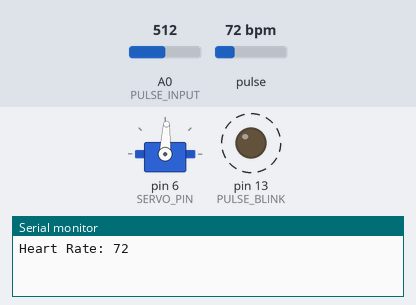
This sketch was run on a simulated Arduino Uno, built with avr-gcc and run on an emulated ATmega328P. Parts: servo, output pins drawn as LEDs (lit = HIGH), the last lines printed to the serial monitor. Dashed ring = blinking. The inputs (shaded band) are chosen by the test bench; at power-on: pulse 72 bpm, A0 (PULSE_INPUT) = 512.

Above: at 1.2 s.
1.3 s: pulse set to 42 bpm
At 2.39 s:
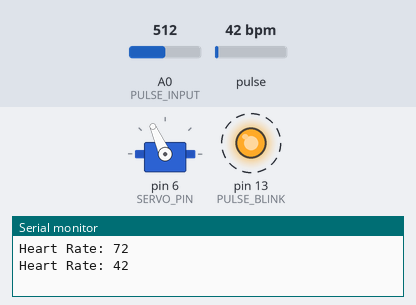
4.3 s: pulse set to 70 bpm
At 4.69 s:
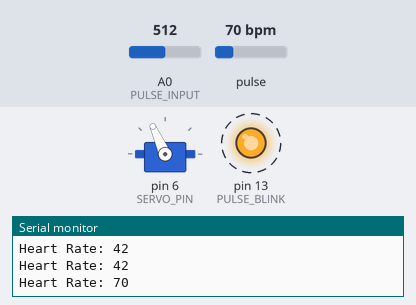
7.3 s: pulse set to 130 bpm
At 7.75 s:
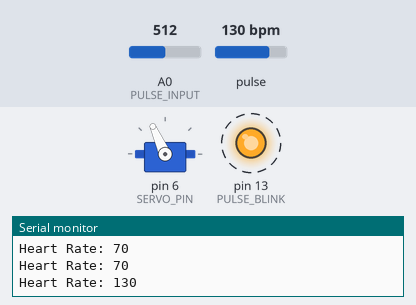
10.3 s: pulse set to 100 bpm
At 10.73 s:
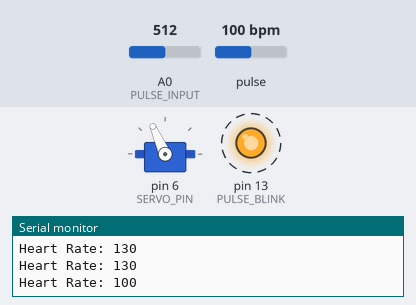
Timing chart, 0 to 14.3 s (numbered marks = the images above; inputs shaded):
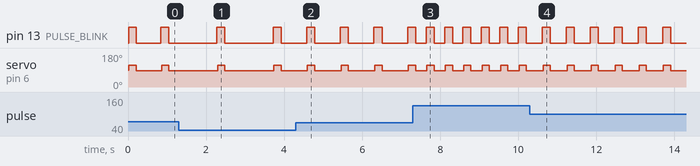

Measured:
- after the input at 1.3 s, pin 13 (PULSE_BLINK): alternates HIGH for 0.21 s and LOW for 1.2 s, starting after 0.98 s; servo on pin 6 (SERVO_PIN): alternates 114° for 0.18 s and 87° for 1.3 s, starting after 1.0 s
- after the input at 4.3 s, pin 13 (PULSE_BLINK): alternates HIGH for 0.21 s and LOW for 0.66 s, starting after 0.28 s; servo on pin 6 (SERVO_PIN): alternates 114° for 0.18 s and 87° for 0.68 s, starting after 0.30 s
- after the input at 7.3 s, pin 13 (PULSE_BLINK): alternates HIGH for 0.21 s and LOW for 0.27 s, starting after 0.34 s; servo on pin 6 (SERVO_PIN): alternates 114° for 0.18 s and 87° for 0.29 s, starting after 0.36 s
- after the input at 10.3 s, pin 13 (PULSE_BLINK): alternates HIGH for 0.21 s and LOW for 0.41 s, starting after 0.32 s; servo on pin 6 (SERVO_PIN): alternates 114° for 0.18 s and 87° for 0.43 s, starting after 0.34 s
- by itself, pin 13 (PULSE_BLINK): alternates HIGH for 0.20 s and LOW for 0.64 s
- by itself, servo on pin 6 (SERVO_PIN): alternates 114° for 0.18 s and 87° for 0.66 s

The sketch:

PulseSensor_Servo.ino
```cpp
// (licence header left out)
/*
  Include Servo.h BEFORE you include PusleSensorPlayground.h
*/
#include <Servo.h>

/*
   Every Sketch that uses the PulseSensor Playground must
   define USE_ARDUINO_INTERRUPTS before including PulseSensorPlayground.h.
   Here, #define USE_ARDUINO_INTERRUPTS true tells the library to use
   interrupts to automatically read and process PulseSensor data.

   See ProcessEverySample.ino for an example of not using interrupts.
*/
#define USE_ARDUINO_INTERRUPTS true
#include <PulseSensorPlayground.h>

/*
   The format of our output.

   Set this to PROCESSING_VISUALIZER if you're going to run
    the Processing Visualizer Sketch.
    See https://github.com/WorldFamousElectronics/PulseSensor_Amped_Processing_Visualizer

   Set this to SERIAL_PLOTTER if you're going to run
    the Arduino IDE's Serial Plotter.
*/
const int OUTPUT_TYPE = SERIAL_PLOTTER;

/*
   Pinout:
     PULSE_INPUT = Analog Input. Connected to the pulse sensor
      purple (signal) wire.
     PULSE_BLINK = digital Output. Connected to an LED (and 220 ohm resistor)
      that will flash on each detected pulse.
     PULSE_FADE = digital Output. PWM pin onnected to an LED (and resistor)
      that will smoothly fade with each pulse.
      NOTE: PULSE_FADE must be a pin that supports PWM. Do not use
      pin 9 or 10, because those pins' PWM interferes with the sample timer.
*/
const int PULSE_INPUT = A0;
const int PULSE_BLINK = 13;    // Pin 13 is the on-board LED
const int PULSE_FADE = 5;
const int THRESHOLD = 550;   // Adjust this number to avoid noise when idle

/*
   All the PulseSensor Playground functions.
*/
PulseSensorPlayground pulseSensor;

/*
  Make a heart servo, the pin to control it with, and a servo position variable
*/
Servo heart;
const int SERVO_PIN = 6;
int pos = 90;

void setup() {
  /*
     Use 115200 baud because that's what the Processing Sketch expects to read,
     and because that speed provides about 11 bytes per millisecond.

     If we used a slower baud rate, we'd likely write bytes faster than
     they can be transmitted, which would mess up the timing
     of readSensor() calls, which would make the pulse measurement
     not work properly.
  */
  Serial.begin(9600);
  // set up the heart servo on SERVO_PULSE
  // set servo position to pos (90 degrees, mid position)
  heart.attach(SERVO_PIN);
  heart.write(pos);

  // Configure the PulseSensor manager.
  pulseSensor.analogInput(PULSE_INPUT);
  pulseSensor.blinkOnPulse(PULSE_BLINK);
  pulseSensor.fadeOnPulse(PULSE_FADE);

  pulseSensor.setSerial(Serial);
  pulseSensor.setOutputType(OUTPUT_TYPE);
  pulseSensor.setThreshold(THRESHOLD);

  // Now that everything is ready, start reading the PulseSensor signal.
  if (!pulseSensor.begin()) {
    /*
       PulseSensor initialization failed,
       likely because our particular Arduino platform interrupts
       aren't supported yet.

       If your Sketch hangs here, try changing USE_ARDUINO_INTERRUPTS to false.
       which doesn't use interrupts.
    */
    for(;;) {
      // Flash the led to show things didn't work.
      digitalWrite(PULSE_BLINK, LOW);
      delay(50);
      digitalWrite(PULSE_BLINK, HIGH);
      delay(50);
    }
  }
}

void loop() {
  /*
     Wait a bit.
     We don't output every sample, because our baud rate
     won't support that much I/O.
  */
  delay(20);
  int sensors = analogRead(PULSE_INPUT);
  int bpm = pulseSensor.getBeatsPerMinute();

  // write the latest sample to Serial.
  //pulseSensor.outputSample();

  // write the latest analog value to the heart servo
  moveServo(pulseSensor.getLatestSample());

  /*
     If a beat has happened since we last checked,
     write the per-beat information to Serial.
   */
  if (pulseSensor.sawStartOfBeat()) {
    //pulseSensor.outputBeat();
    Serial.print("Heart Rate: ");
    Serial.println(bpm);
  }
}

/*
  Map the Pulse Sensor Signal to the Servo range
  Pulse Sensor = 0 <> 1023
  Servo = 0 <> 180
  Modify as you see fit!
*/
void moveServo(int value){
  pos = map(value,0,1023,0,180);
  heart.write(pos);
}
```
